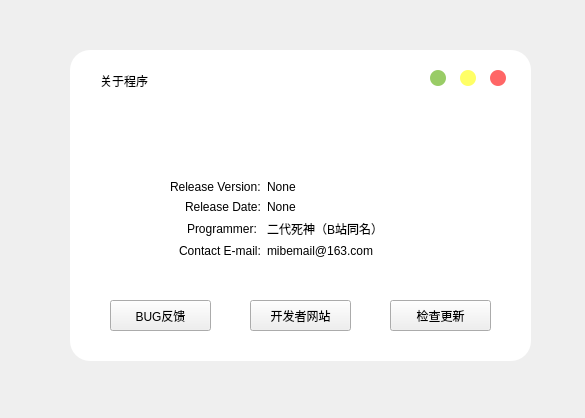
<?xml version="1.0" encoding="UTF-8"?>
<ui version="4.0">
 <class>Form</class>
 <widget class="QWidget" name="Form">
  <property name="geometry">
   <rect>
    <x>0</x>
    <y>0</y>
    <width>585</width>
    <height>418</height>
   </rect>
  </property>
  <property name="windowTitle">
   <string>关于程序</string>
  </property>
  <property name="windowIcon">
   <iconset resource="images_dl.qrc">
    <normaloff>:/Icon/images/bilidownloader.ico</normaloff>:/Icon/images/bilidownloader.ico</iconset>
  </property>
  <property name="styleSheet">
   <string notr="true">*{
	font: 14px &quot;Microsoft YaHei&quot;;
	color:rgb(0, 0, 0);
}
/* 主体颜色
.QWidget#centralwidget{
	background-color: rgb(156, 156, 156);
	border-radius:20px;
} */
QLabel{
	color: rgb(0, 0, 0);
}

.QWidget#mainwidget{
	background-color: rgb(255, 255, 255);
	border-radius:20px;
}

/* 编辑框样式 */
QLineEdit{
	color: rgb(0, 0, 0);
	background-color: rgb(255, 255, 255);
	border-radius: 15px;
	border: 2px solid rgb(255, 153, 153);
	padding-left: 5px;
	padding-right: 5px;
}
QLineEdit:hover{
	color: rgb(0, 0, 0);
	background-color: rgb(255, 238, 238);
}

/* 按钮样式 */
QPushButton[flat=&quot;false&quot;]{
	background-color: rgb(255, 153, 153);
	color: rgb(255, 255, 255);
	border-radius: 15px;
	font: 15px &quot;Microsoft YaHei&quot;;
}
QPushButton:hover{
	background-color: qlineargradient(spread:pad, x1:0, y1:0, x2:1, y2:1, stop:0 rgba(255, 153, 153, 255), stop:1 rgba(255, 136, 136, 255));
}
QPushButton:pressed{
	background-color: qlineargradient(spread:pad, x1:0, y1:0, x2:1, y2:1, stop:0 rgba(190, 115, 115, 255), stop:1 rgba(255, 153, 153, 255));
}
QPushButton#btnclose{
	background-color: rgb(255, 102, 102);
	border-radius:8px;
}
QPushButton#btnclose:pressed{
	background-color: rgb(200, 80, 80);
}
QPushButton#btnmax{
	background-color: rgb(255, 255, 102);
	border-radius:8px;
}
QPushButton#btnmax:pressed{
	background-color: rgb(195, 195, 78);
}
QPushButton#btnmin{
	background-color: rgb(153, 204, 102);
	border-radius:8px;
}
QPushButton#btnmin:pressed{
	background-color: rgb(126, 168, 83);
}

/* 进度条样式 */
QProgressBar{
	border: 2px solid rgb(255, 153, 153);
	height: 10px;
	background-color: rgb(255, 255, 255);
	font: 16px &quot;Microsoft YaHei&quot;;
	border-radius:6px;
	color: rgb(0, 0, 0);
}
QProgressBar::chunk{
	background-color: rgb(255, 204, 153);
	border-radius:6px;
}

/* 选择表样式 */
QListWidget{
	border: 2px solid rgb(255, 153, 153);
	border-radius:15px;
	padding: 5px;
	background-color: rgb(255, 255, 255);
}
QListWidget::item{
	border: 1px dashed rgb(255, 204, 153);
	border-radius: 5px;
	color: rgb(0, 0, 0);
	background-color: rgb(255, 255, 255);
}
QListWidget::item:hover{
	color: rgb(0, 0, 0);
	background-color: rgb(255, 204, 153);
}
QListWidget::item:focus{
	color: rgb(0, 0, 0);
}

/* 选择框样式 */
QComboBox{
	border-radius: 15px;
	border: 2px solid rgb(255, 153, 153);
	padding-left: 5px;
	padding-right: 5px;
	color: rgb(0, 0, 0);
	background-color: rgb(255, 255, 255);
}
QComboBox:hover{
	color: rgb(0, 0, 0);
	background: rgb(255, 238, 238)
}
QComboBox QAbstractItemView{
	color: rgb(0, 0, 0);
	background-color: rgb(255, 255, 255);
	border: 2px solid rgb(255, 153, 153);
	selection-background-color: rgb(255, 204, 153)
}
QComboBox::drop-down {
     subcontrol-origin: padding;
     subcontrol- position :  top  left;
     width :  28px ;
     border: none;
}
QComboBox::down-arrow{
	image: url(:/combo/images/dd.png);
}
QComboBox::down-arrow:hover{
	image: url(:/combo/images/dd1.png);
}
QComboBox::down-arrow:pressed{
	image: url(:/combo/images/dd2.png);
}

/* 文本框样式 */
QPlainTextEdit{
	border-radius: 15px;
	border: 2px solid rgb(255, 153, 153);
	padding: 5px;
	color: rgb(0, 0, 0);
	background-color: rgb(255, 255, 255);
}

/* Title Frame样式 */
QFrame#title{
	background-image: url(:/title/images/title.png);
	border: none;
}

/* 分组框样式 */
QGroupBox{
	border: 2px solid rgb(255, 153, 153);
	border-radius: 15px;
	margin-top: 2ex;
}
QGroupBox::title{
	subcontrol-origin: margin;
	subcontrol-position: top center;
	padding: 0 3px;
	color: rgb(0, 0, 0);
}

/* 组合框样式 */
QCheckBox{
	color: rgb(0, 0, 0);
}


/* 树形框样式 */
QTreeWidget{
	color: rgb(0, 0, 0);
	background-color: rgb(255, 255, 255);
	border: 2px solid rgb(255, 153, 153);
	border-radius: 15px;
	padding: 5px;
}
QTreeWidget::item{
	color: rgb(0, 0, 0);
	background-color: rgb(255, 255, 255);
	border: 1px dashed rgb(255, 204, 153);
	border-radius: 5px;
}
QTreeWidget::item:hover{
	color: rgb(0, 0, 0);
	background-color: rgb(255, 204, 153);
}
</string>
  </property>
  <widget class="QWidget" name="mainwidget" native="true">
   <property name="geometry">
    <rect>
     <x>70</x>
     <y>50</y>
     <width>461</width>
     <height>311</height>
    </rect>
   </property>
   <widget class="QPushButton" name="btnclose">
    <property name="geometry">
     <rect>
      <x>420</x>
      <y>20</y>
      <width>16</width>
      <height>16</height>
     </rect>
    </property>
    <property name="text">
     <string/>
    </property>
    <property name="flat">
     <bool>true</bool>
    </property>
   </widget>
   <widget class="QPushButton" name="btnmin">
    <property name="geometry">
     <rect>
      <x>360</x>
      <y>20</y>
      <width>16</width>
      <height>16</height>
     </rect>
    </property>
    <property name="text">
     <string/>
    </property>
    <property name="flat">
     <bool>true</bool>
    </property>
   </widget>
   <widget class="QPushButton" name="btnmax">
    <property name="geometry">
     <rect>
      <x>390</x>
      <y>20</y>
      <width>16</width>
      <height>16</height>
     </rect>
    </property>
    <property name="text">
     <string/>
    </property>
    <property name="flat">
     <bool>true</bool>
    </property>
   </widget>
   <widget class="QLabel" name="label">
    <property name="geometry">
     <rect>
      <x>30</x>
      <y>10</y>
      <width>111</width>
      <height>41</height>
     </rect>
    </property>
    <property name="font">
     <font>
      <family>微软雅黑</family>
      <pointsize>9</pointsize>
      <weight>50</weight>
      <italic>false</italic>
      <bold>false</bold>
     </font>
    </property>
    <property name="styleSheet">
     <string notr="true">*{
	font: 18px &quot;微软雅黑&quot;;
}
</string>
    </property>
    <property name="text">
     <string>关于程序</string>
    </property>
   </widget>
   <widget class="QPushButton" name="btn_bugCall">
    <property name="geometry">
     <rect>
      <x>40</x>
      <y>250</y>
      <width>101</width>
      <height>31</height>
     </rect>
    </property>
    <property name="text">
     <string>BUG反馈</string>
    </property>
   </widget>
   <widget class="QPushButton" name="btn_access">
    <property name="geometry">
     <rect>
      <x>180</x>
      <y>250</y>
      <width>101</width>
      <height>31</height>
     </rect>
    </property>
    <property name="text">
     <string>开发者网站</string>
    </property>
   </widget>
   <widget class="QPushButton" name="btn_latest">
    <property name="geometry">
     <rect>
      <x>320</x>
      <y>250</y>
      <width>101</width>
      <height>31</height>
     </rect>
    </property>
    <property name="text">
     <string>检查更新</string>
    </property>
   </widget>
   <widget class="QFrame" name="title">
    <property name="geometry">
     <rect>
      <x>40</x>
      <y>60</y>
      <width>371</width>
      <height>61</height>
     </rect>
    </property>
    <property name="frameShape">
     <enum>QFrame::StyledPanel</enum>
    </property>
    <property name="frameShadow">
     <enum>QFrame::Raised</enum>
    </property>
   </widget>
   <widget class="QWidget" name="formLayoutWidget">
    <property name="geometry">
     <rect>
      <x>100</x>
      <y>130</y>
      <width>273</width>
      <height>103</height>
     </rect>
    </property>
    <layout class="QFormLayout" name="formLayout">
     <property name="sizeConstraint">
      <enum>QLayout::SetDefaultConstraint</enum>
     </property>
     <property name="rowWrapPolicy">
      <enum>QFormLayout::DontWrapRows</enum>
     </property>
     <property name="labelAlignment">
      <set>Qt::AlignRight|Qt::AlignTrailing|Qt::AlignVCenter</set>
     </property>
     <property name="formAlignment">
      <set>Qt::AlignLeading|Qt::AlignLeft|Qt::AlignTop</set>
     </property>
     <item row="0" column="0">
      <widget class="QLabel" name="label_2">
       <property name="text">
        <string>Release Version:</string>
       </property>
      </widget>
     </item>
     <item row="1" column="0">
      <widget class="QLabel" name="label_3">
       <property name="text">
        <string>Release Date:</string>
       </property>
      </widget>
     </item>
     <item row="2" column="0">
      <widget class="QLabel" name="label_4">
       <property name="text">
        <string>Programmer: </string>
       </property>
      </widget>
     </item>
     <item row="0" column="1">
      <widget class="QLabel" name="lab_version">
       <property name="text">
        <string>None</string>
       </property>
      </widget>
     </item>
     <item row="1" column="1">
      <widget class="QLabel" name="label_6">
       <property name="text">
        <string>None</string>
       </property>
      </widget>
     </item>
     <item row="2" column="1">
      <widget class="QLabel" name="label_7">
       <property name="text">
        <string>二代死神（B站同名）</string>
       </property>
      </widget>
     </item>
     <item row="3" column="0">
      <widget class="QLabel" name="label_8">
       <property name="text">
        <string>Contact E-mail:</string>
       </property>
      </widget>
     </item>
     <item row="3" column="1">
      <widget class="QLabel" name="label_9">
       <property name="text">
        <string>mibemail@163.com</string>
       </property>
      </widget>
     </item>
    </layout>
   </widget>
  </widget>
 </widget>
 <resources>
  <include location="images_dl.qrc"/>
 </resources>
 <connections>
  <connection>
   <sender>btnclose</sender>
   <signal>clicked()</signal>
   <receiver>Form</receiver>
   <slot>close()</slot>
   <hints>
    <hint type="sourcelabel">
     <x>447</x>
     <y>47</y>
    </hint>
    <hint type="destinationlabel">
     <x>250</x>
     <y>174</y>
    </hint>
   </hints>
  </connection>
 </connections>
</ui>
